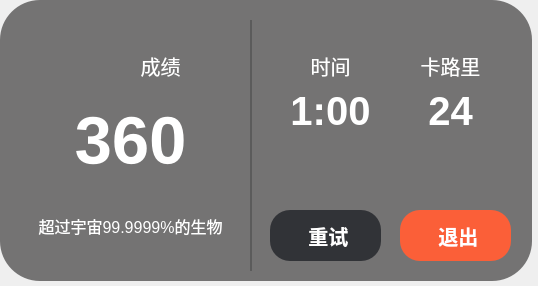
<?xml version="1.0" encoding="UTF-8"?>
<ui version="4.0">
 <class>finishWidget</class>
 <widget class="QWidget" name="finishWidget">
  <property name="geometry">
   <rect>
    <x>0</x>
    <y>0</y>
    <width>538</width>
    <height>286</height>
   </rect>
  </property>
  <property name="windowTitle">
   <string>Form</string>
  </property>
  <widget class="QWidget" name="widget" native="true">
   <property name="geometry">
    <rect>
     <x>0</x>
     <y>0</y>
     <width>532</width>
     <height>281</height>
    </rect>
   </property>
   <property name="styleSheet">
    <string notr="true">background-color: rgba(34, 31, 31, 0.6);
border-radius:40px;</string>
   </property>
   <widget class="QPushButton" name="exitButton">
    <property name="geometry">
     <rect>
      <x>400</x>
      <y>210</y>
      <width>111</width>
      <height>51</height>
     </rect>
    </property>
    <property name="font">
     <font>
      <pointsize>15</pointsize>
      <bold>true</bold>
     </font>
    </property>
    <property name="styleSheet">
     <string notr="true">background-color: rgb(251, 95, 56);
color: rgb(255, 255, 255);
border-radius:20px;</string>
    </property>
    <property name="text">
     <string> 退出</string>
    </property>
    <property name="icon">
     <iconset resource="finish_widget_res.qrc">
      <normaloff>:/window/icons/exit.svg</normaloff>:/window/icons/exit.svg</iconset>
    </property>
    <property name="iconSize">
     <size>
      <width>20</width>
      <height>20</height>
     </size>
    </property>
    <property name="checkable">
     <bool>false</bool>
    </property>
   </widget>
   <widget class="QLabel" name="label">
    <property name="geometry">
     <rect>
      <x>300</x>
      <y>50</y>
      <width>61</width>
      <height>31</height>
     </rect>
    </property>
    <property name="font">
     <font>
      <pointsize>15</pointsize>
      <bold>false</bold>
      <kerning>false</kerning>
     </font>
    </property>
    <property name="styleSheet">
     <string notr="true">color: rgb(255, 255, 255);
background-color: transparent;</string>
    </property>
    <property name="text">
     <string>时间</string>
    </property>
    <property name="alignment">
     <set>Qt::AlignCenter</set>
    </property>
   </widget>
   <widget class="QLabel" name="label_2">
    <property name="geometry">
     <rect>
      <x>415</x>
      <y>50</y>
      <width>71</width>
      <height>31</height>
     </rect>
    </property>
    <property name="font">
     <font>
      <pointsize>15</pointsize>
      <bold>false</bold>
      <kerning>false</kerning>
     </font>
    </property>
    <property name="styleSheet">
     <string notr="true">color: rgb(255, 255, 255);
background-color: transparent;</string>
    </property>
    <property name="text">
     <string>卡路里</string>
    </property>
    <property name="alignment">
     <set>Qt::AlignCenter</set>
    </property>
   </widget>
   <widget class="QLabel" name="label_3">
    <property name="geometry">
     <rect>
      <x>50</x>
      <y>30</y>
      <width>91</width>
      <height>61</height>
     </rect>
    </property>
    <property name="styleSheet">
     <string notr="true">background-color: transparent;
image: url(:/window/icons/star.svg);</string>
    </property>
    <property name="text">
     <string/>
    </property>
   </widget>
   <widget class="QLabel" name="label_4">
    <property name="geometry">
     <rect>
      <x>130</x>
      <y>50</y>
      <width>61</width>
      <height>31</height>
     </rect>
    </property>
    <property name="font">
     <font>
      <pointsize>15</pointsize>
      <bold>false</bold>
      <kerning>false</kerning>
     </font>
    </property>
    <property name="styleSheet">
     <string notr="true">color: rgb(255, 255, 255);
background-color: transparent;</string>
    </property>
    <property name="text">
     <string>成绩</string>
    </property>
    <property name="alignment">
     <set>Qt::AlignCenter</set>
    </property>
   </widget>
   <widget class="QLabel" name="timeLabel">
    <property name="geometry">
     <rect>
      <x>280</x>
      <y>90</y>
      <width>101</width>
      <height>41</height>
     </rect>
    </property>
    <property name="font">
     <font>
      <pointsize>30</pointsize>
      <bold>true</bold>
     </font>
    </property>
    <property name="styleSheet">
     <string notr="true">background-color: transparent;
color: rgb(255, 255, 255);</string>
    </property>
    <property name="text">
     <string>1:00</string>
    </property>
    <property name="alignment">
     <set>Qt::AlignCenter</set>
    </property>
   </widget>
   <widget class="QLabel" name="calorieLabel">
    <property name="geometry">
     <rect>
      <x>400</x>
      <y>90</y>
      <width>101</width>
      <height>41</height>
     </rect>
    </property>
    <property name="font">
     <font>
      <pointsize>30</pointsize>
      <bold>true</bold>
     </font>
    </property>
    <property name="styleSheet">
     <string notr="true">background-color: transparent;
color: rgb(255, 255, 255);</string>
    </property>
    <property name="text">
     <string>24</string>
    </property>
    <property name="alignment">
     <set>Qt::AlignCenter</set>
    </property>
   </widget>
   <widget class="QLabel" name="countLabel">
    <property name="geometry">
     <rect>
      <x>40</x>
      <y>100</y>
      <width>181</width>
      <height>81</height>
     </rect>
    </property>
    <property name="font">
     <font>
      <pointsize>50</pointsize>
      <bold>true</bold>
     </font>
    </property>
    <property name="styleSheet">
     <string notr="true">background-color: transparent;
color: rgb(255, 255, 255);</string>
    </property>
    <property name="text">
     <string>360</string>
    </property>
    <property name="alignment">
     <set>Qt::AlignCenter</set>
    </property>
   </widget>
   <widget class="QLabel" name="label_8">
    <property name="geometry">
     <rect>
      <x>250</x>
      <y>20</y>
      <width>2</width>
      <height>251</height>
     </rect>
    </property>
    <property name="styleSheet">
     <string notr="true">background-color: rgb(91, 91, 91);</string>
    </property>
    <property name="text">
     <string/>
    </property>
   </widget>
   <widget class="QLabel" name="label_9">
    <property name="geometry">
     <rect>
      <x>30</x>
      <y>210</y>
      <width>201</width>
      <height>31</height>
     </rect>
    </property>
    <property name="font">
     <font>
      <pointsize>12</pointsize>
      <bold>false</bold>
     </font>
    </property>
    <property name="styleSheet">
     <string notr="true">background-color: transparent;
color: rgb(255, 255, 255);</string>
    </property>
    <property name="text">
     <string>超过宇宙99.9999%的生物</string>
    </property>
    <property name="alignment">
     <set>Qt::AlignCenter</set>
    </property>
   </widget>
   <widget class="QPushButton" name="retryButton">
    <property name="geometry">
     <rect>
      <x>270</x>
      <y>210</y>
      <width>111</width>
      <height>51</height>
     </rect>
    </property>
    <property name="font">
     <font>
      <pointsize>15</pointsize>
      <bold>true</bold>
     </font>
    </property>
    <property name="styleSheet">
     <string notr="true">background-color: rgb(49, 51, 55);
color: rgb(255, 255, 255);
border-radius:20px;</string>
    </property>
    <property name="text">
     <string> 重试</string>
    </property>
    <property name="icon">
     <iconset resource="finish_widget_res.qrc">
      <normaloff>:/window/icons/retry.svg</normaloff>:/window/icons/retry.svg</iconset>
    </property>
    <property name="iconSize">
     <size>
      <width>25</width>
      <height>25</height>
     </size>
    </property>
   </widget>
  </widget>
 </widget>
 <resources>
  <include location="finish_widget_res.qrc"/>
 </resources>
 <connections/>
</ui>
